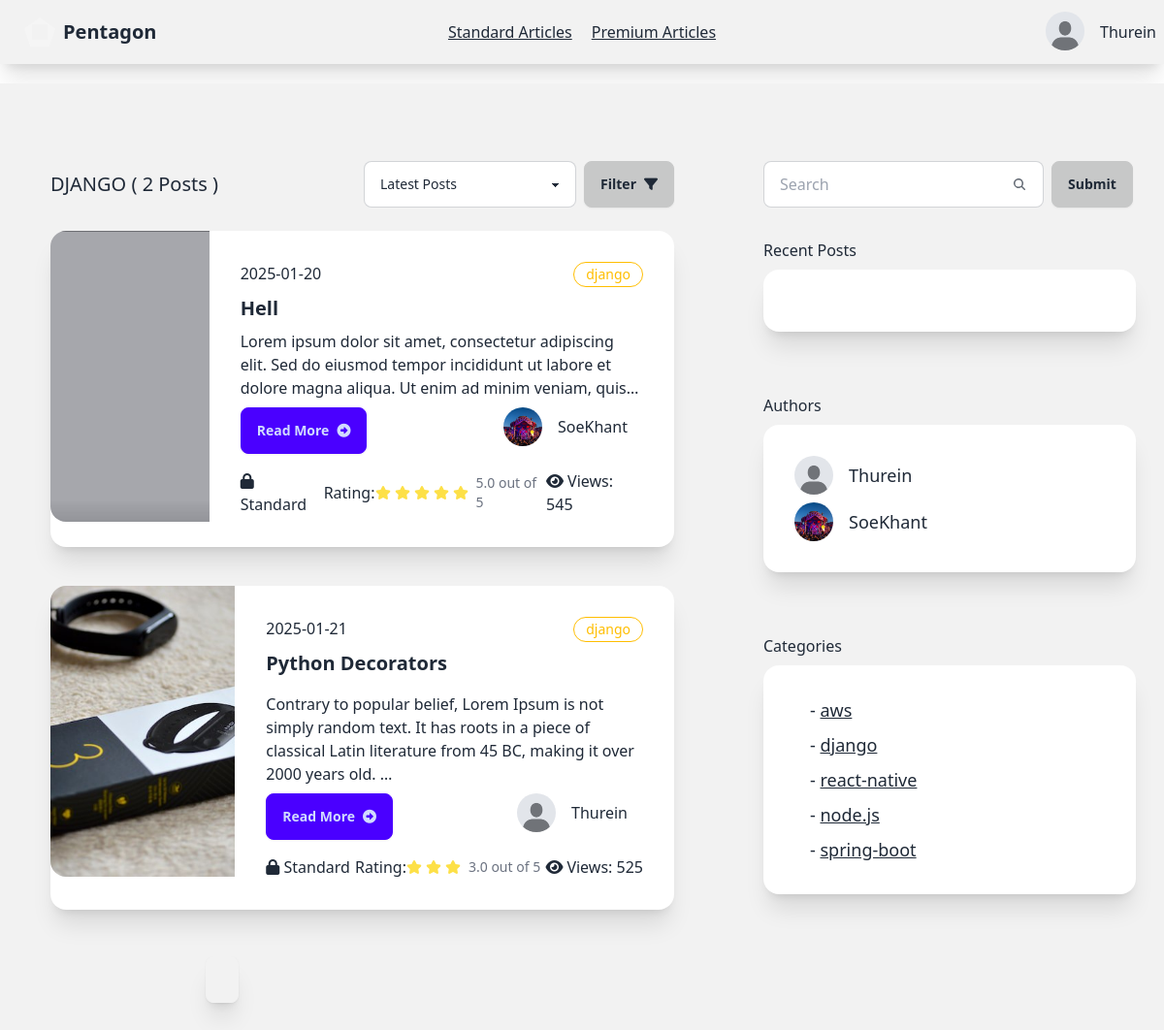
The page /reader/category/django/ (signed in) on the database its author committed.
### account/models.py (models this page shows, shortened)
class AccountStatus(models.Model):
    is_verified=models.BooleanField(default=False)
    profile=models.ImageField(max_length=100, blank=True,default="account/default.jpeg",null=True,upload_to="media/account")
    user=models.ForeignKey(User, on_delete=models.CASCADE,related_name="account_status")
    rank=models.CharField(max_length=20,blank=True, default="Silver")
    created_at=models.DateTimeField(auto_now=True)

### writer/models.py (models this page shows, shortened)
class Article(models.Model):
    CATEGORY_CHOICES = [
        ('flutter', 'Flutter'),
        ('react-native', 'React Native'),
        ('node.js', 'Node.JS'),
        ('spring-boot','Spring Boot'),
        ('laravel','Laravel'),
        ('django',"Django"),
        ('aws',"AWS"),
        ('web-development','Web Development'),
        ('mobile-development','Mobile Development'),
        ('cloud','Cloud Architect')
    ]
    title=models.CharField(max_length=100)
    content=models.TextField(
        validators=[
            MinLengthValidator(40, message="Content must be at least 40 characters long.")
        ]
    )
    author=models.ForeignKey(User, on_delete=models.CASCADE)
    view_count = models.PositiveIntegerField(default=0)
    posted_at=models.DateTimeField(auto_now_add=True)
    is_premium=models.BooleanField(default=False)
    is_standard=models.BooleanField(default=False)
    photo=models.ImageField(default='article/default.jpeg', blank=True, null=True,upload_to="article/")
    category = models.CharField(
        max_length=20,
        choices=CATEGORY_CHOICES,
        default='web-development',
        blank=False,
        null=False
    )
    def get_rating(self):
        reviews = self.article_review.all()
        if reviews:
            total_rating = sum(review.rating for review in reviews)
            return total_rating / len(reviews)
        else:
            return 0
    def get_author_name(self):
        return self.author.username
    def get_account_status(self):
        try:
            return self.author.account_status.first()
        except AccountStatus.DoesNotExist:
            return None

class ArticleReview(models.Model):
    article=models.ForeignKey(Article, on_delete=models.CASCADE,related_name="article_review")
    user=models.ForeignKey(User, on_delete=models.CASCADE, related_name="article_reviewer")
    comment=models.TextField(blank=True, null=True)
    rating=models.FloatField(default=0,blank=True, null=True)
    author_reply=models.TextField(blank=True, null=True)
    posted_at=models.DateTimeField(auto_now_add=True)

### reader/views.py (the view)
# urls.py: path('category/<str:category>/', views.category, name="category"),
@login_required(login_url="sign-in")
def category(request,category):
    category_articles=Article.objects.filter(category=category)
    categories=Article.objects.values("category").distinct()
    authors=Article.objects.filter(category=category).values("author").distinct()
    accounts=AccountStatus.objects.filter(user__in=authors)
    recent_articles=get_recent_articles(request.user.id)
    context={
        "count":category_articles.count(),
        "category_articles":category_articles,
        "category":category,
        "categories":categories,
        "accounts":accounts,
        "recent_articles":recent_articles,
        "account_status":get_account_status(request)
    }
    return render(request, "reader/category_articles.html", context)

### reader/views.py (called while the page is built)
def get_recent_articles(user_id):
    key = f"recent_articles:{user_id}"
    article_ids = cache.get(key, [])
    return Article.objects.filter(id__in=article_ids)

def get_account_status(request):
    account_status = AccountStatus.objects.get(user=request.user)
    return account_status

### reader/templates/reader/category_articles.html (shortened to what this page needs)
{% extends 'reader/base.html' %}
{% block content %}
<div class="bg-base-200 min-h-screen flex w-100 mt-5">
  <div class="grid grid-cols-8 gap-2 ">
      <div class="col-start-1 col-span-5 mt-12 mx-5">
          <div class="card">
              <div class="card-body">
                 <div class="flex justify-between items-center">
                  <p class="text-xl">{{category|upper}} ( {{count}} Posts )</p>
                  <div class="flex w-80">
                    <select id="postFilter" class="select select-bordered w-full max-w-xs ">
                      <option  selected>Latest Posts</option>
                    </select>
                    <button id="applyFilterBtn" class="btn btn-active ml-2">Filter <i class="fa-solid fa-filter"></i></button>
                  </div>
                 </div>
                  {% for article in category_articles %}
        <div class="card card-side bg-base-100 shadow-xl my-4">
          <figure class="w-11/12 h-5/6">
              <img
                class="object-cover"
                style="min-height:300px;"
                src="{{article.photo.url}}"
                alt="Movie" />
            </figure>
          <div class="card-body">
            <div class="flex">
              <p>{{article.posted_at|date:'Y-m-d'}}</p>
              <div class="badge badge-warning badge-outline p-3">{{article.category}}</div>
            </div>
            <h2 class="card-title font-bold">{{article.title}}</h2>
            <p class="line-clamp-3">{{article.content|safe|truncatewords:30}}</p>
            <div class="card-actions justify-between">
              <a href="{% url 'post-detail' article.id %}" class="btn btn-primary"> Read More<i class="fa-solid fa-circle-right"></i></a>
              <div>
                  <div class="flex-row flex items-center">
                      <div class="avatar">
                          <div class="w-10 rounded-full">
                              <img
                              style="object-fit: cover;width:100%;height:100%"
                              alt="Tailwind CSS Navbar component"
                              src="{{article.get_account_status.profile.url}}" />
                          </div>
                        </div>
                        <h2 class="mx-4">{{article.get_author_name}}</h2>
                  </div>
              </div>
            </div>
            <div class="flex justify-between items-center mt-2">
              <div>
                  {% if article.is_premium %}
                  <i class="fa-solid fa-crown text-warning"></i>
                  Premium
                  {% elif article.is_standard %}
                  <i class="fa-solid fa-lock"></i>
                  Standard
                  {% else %}
                  <i class="fa-solid fa-lock-open"></i>
                  Free
                  {% endif %}
              </div>
              <div class="flex items-center">
                Rating:
                <div class="flex">
                </div>
                <div class="">
                  <p class="ms-1 text-sm font-medium text-gray-500 dark:text-gray-400">{{article.get_rating|floatformat:1}} out of 5</p>
                </div>
              </div>
              <div class="">
                  <i class="fa-solid fa-eye mr-1"></i>Views:
                 {{article.view_count}}
              </div>
            </div>
          </div>
        </div>
        {% endfor %}
              </div>
          </div>
            <div class="join ml-48 mb-12 shadow-xl">
              <button class="join-item btn">{{page_objects.number}}</button>
            </div>
      </div>
      <div class="col-start-6 col-span-2 mt-20">
          <div class="flex-row">
            <div class="ml-8">
              <form action="" class="flex" method="get">
                <label class="input input-bordered flex items-center gap-2">
                  <input type="text" class="grow" name="search" placeholder="Search" />
                  <svg
                    xmlns="http://www.w3.org/2000/svg"
                    viewBox="0 0 16 16"
                    fill="currentColor"
                    class="h-4 w-4 opacity-70">
                    <path
                      fill-rule="evenodd"
                      d="M9.965 11.026a5 5 0 1 1 1.06-1.06l2.755 2.754a.75.75 0 1 1-1.06 1.06l-2.755-2.754ZM10.5 7a3.5 3.5 0 1 1-7 0 3.5 3.5 0 0 1 7 0Z"
                      clip-rule="evenodd" />
                  </svg>
                </label>
                <input type="submit" value="Submit" class="btn btn-active ml-2">
              </form>
            </div>
            <div class="card">
              <div class="card-body">
                  Recent Posts
                  <div class="card bg-base-100 w-96 shadow-xl">
                      <div class="card-body">
                      </div>
                    </div>
                </div>
              </div>
            <div class="card">
              <div class="card-body">
                  Authors
                  <div class="card bg-base-100 w-96 shadow-xl">
                      <div class="card-body">
                         {% for account in accounts %}
                         <div class="flex-row flex items-center">
                          <div class="avatar">
                              <div class="w-10 rounded-full">
                                <img src="{{account.profile.url}}" />
                              </div>
                            </div>
                               <h2 class="mx-4 text-lg">{{account.user.username}}</h2>
                         </div>
                         {% endfor %}
                      </div>
                    </div>
                </div>
              </div>
              <div class="card">
                <div class="card-body">
                    Categories
                    <div class="card bg-base-100 w-96 shadow-xl">
                        <div class="card-body">
                           {% for category in categories %}
                           <div class="flex-row flex items-center">
                                 <h2 class="mx-4 text-lg">- <a href="{% url 'category' category.category  %}" class="link">{{category.category}}</a></h2>
                           </div>
                           {% endfor %}
                        </div>
                      </div>
                  </div>
                </div>
          </div>
          </div>
      </div>
</div>
{% endblock  %}

### reader/templates/reader/base.html (shortened to what this page needs)
{% load static %}
<!DOCTYPE html>
<html lang="en">
<head>
    <link href="https://cdn.jsdelivr.net/npm/daisyui@latest/dist/full.min.css" rel="stylesheet" type="text/css" />
    <link href="{% static 'fontawesomefree/css/fontawesome.css' %}" rel="stylesheet" type="text/css">
    <link href="{% static 'fontawesomefree/css/brands.css' %}" rel="stylesheet" type="text/css">
    <link href="{% static 'fontawesomefree/css/solid.css' %}" rel="stylesheet" type="text/css">
</head>
<body>
    <div class="navbar bg-base-200 shadow-xl">
        <div class="navbar-start">
          <a href="{% url 'home' %}" class="btn btn-ghost text-xl"><div class="mask mask-pentagon w-8 h-8 border-8 border-neutral-100	"></div>Pentagon</a>
        </div>
        <div class="navbar-center gap-5">
            <a id="standard" href="{% url 'standard-posts' %}" class=" link ">Standard Articles</a>
            <a  href="{% url 'premium-posts' %}" class="link">Premium Articles</a>
          </div>
        <div class="navbar-end gap-3">
          {% if user.is_authenticated %}
          <div class="dropdown dropdown-end">
            <div tabindex="0" role="button" class="btn btn-ghost btn-circle avatar">
              <div class="w-10 rounded-full">
                <img
                  style="object-fit: contain;width:100%;height:100%"
                  alt="Tailwind CSS Navbar component"
                  src="{{account_status.profile.url}}" />
              </div>
            </div>
          </div>
          {{user}}
          {% else %}
          <a href="{% url 'sign-up' %}" class="btn">Sign Up</a>
          <a href="{% url 'sign-in' %}" class="btn">Sign In</a>
          {% endif %}
        </div>
       </div>
    {% block content %}
    {% endblock  %}
    <script src="https://cdn.tailwindcss.com"></script>
</body>
</html>

### rows shown on the page
AccountStatus: profile (placeholder picture), user.username "Thurein"
Article: photo (picture), posted_at "2025-01-20", category "django", title "Hell", content "Lorem ipsum dolor sit amet, consectetur adipiscing elit. Sed do eiusmod tempor incididunt ut labore et dolore magna aliqua. Ut enim ad minim veniam,…", get_account_status.profile (picture), get_author_name "SoeKhant", is_premium False (drawn), get_rating "5.0", view_count "545"
Article: photo (picture), posted_at "2025-01-21", category "django", title "Python Decorators", content "Contrary to popular belief, Lorem Ipsum is not simply random text. It has roots in a piece of classical Latin literature from 45 BC, making it over 2000 years old. …", get_account_status.profile (placeholder picture), get_author_name "Thurein", is_premium False (drawn), get_rating "3.0", view_count "525"
AccountStatus: profile (picture), user.username "SoeKhant"

### other values the page prints
{{ user }} "Thurein"
{{ category|upper }} "DJANGO"
{{ count }} "2"
{{ category.category }} "aws" "django" "react-native" "node.js" "spring-boot"
